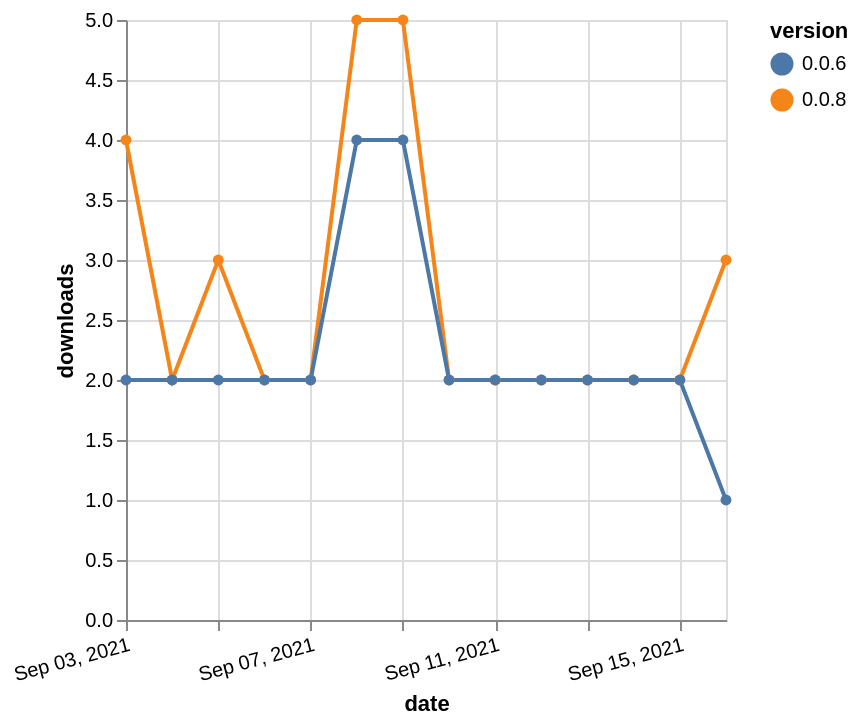

This figure's Vega-Lite source:
### Vega-Lite specification from a JSON file in a GitHub repository (floating-point values rounded to 4 significant figures)
{"$schema": "https://vega.github.io/schema/vega-lite/v5.json", "description": "A simple bar chart with embedded data.", "data": {"values": [{"date": "2021-09-03", "total": 2412, "delta": 4, "version": "0.0.8"}, {"date": "2021-09-04", "total": 2414, "delta": 2, "version": "0.0.8"}, {"date": "2021-09-05", "total": 2417, "delta": 3, "version": "0.0.8"}, {"date": "2021-09-06", "total": 2419, "delta": 2, "version": "0.0.8"}, {"date": "2021-09-07", "total": 2421, "delta": 2, "version": "0.0.8"}, {"date": "2021-09-08", "total": 2426, "delta": 5, "version": "0.0.8"}, {"date": "2021-09-09", "total": 2431, "delta": 5, "version": "0.0.8"}, {"date": "2021-09-10", "total": 2433, "delta": 2, "version": "0.0.8"}, {"date": "2021-09-11", "total": 2435, "delta": 2, "version": "0.0.8"}, {"date": "2021-09-12", "total": 2437, "delta": 2, "version": "0.0.8"}, {"date": "2021-09-13", "total": 2439, "delta": 2, "version": "0.0.8"}, {"date": "2021-09-14", "total": 2441, "delta": 2, "version": "0.0.8"}, {"date": "2021-09-15", "total": 2443, "delta": 2, "version": "0.0.8"}, {"date": "2021-09-16", "total": 2446, "delta": 3, "version": "0.0.8"}, {"date": "2021-09-03", "total": 2476, "delta": 2, "version": "0.0.6"}, {"date": "2021-09-04", "total": 2478, "delta": 2, "version": "0.0.6"}, {"date": "2021-09-05", "total": 2480, "delta": 2, "version": "0.0.6"}, {"date": "2021-09-06", "total": 2482, "delta": 2, "version": "0.0.6"}, {"date": "2021-09-07", "total": 2484, "delta": 2, "version": "0.0.6"}, {"date": "2021-09-08", "total": 2488, "delta": 4, "version": "0.0.6"}, {"date": "2021-09-09", "total": 2492, "delta": 4, "version": "0.0.6"}, {"date": "2021-09-10", "total": 2494, "delta": 2, "version": "0.0.6"}, {"date": "2021-09-11", "total": 2496, "delta": 2, "version": "0.0.6"}, {"date": "2021-09-12", "total": 2498, "delta": 2, "version": "0.0.6"}, {"date": "2021-09-13", "total": 2500, "delta": 2, "version": "0.0.6"}, {"date": "2021-09-14", "total": 2502, "delta": 2, "version": "0.0.6"}, {"date": "2021-09-15", "total": 2504, "delta": 2, "version": "0.0.6"}, {"date": "2021-09-16", "total": 2505, "delta": 1, "version": "0.0.6"}]}, "width": "container", "mark": {"type": "line", "point": {"filled": true}}, "encoding": {"x": {"field": "date", "type": "temporal", "timeUnit": "yearmonthdate", "title": "date", "axis": {"labelAngle": -15}}, "y": {"field": "delta", "type": "quantitative", "title": "downloads"}, "color": {"field": "version", "type": "nominal"}, "tooltip": {"field": "delta"}}}
